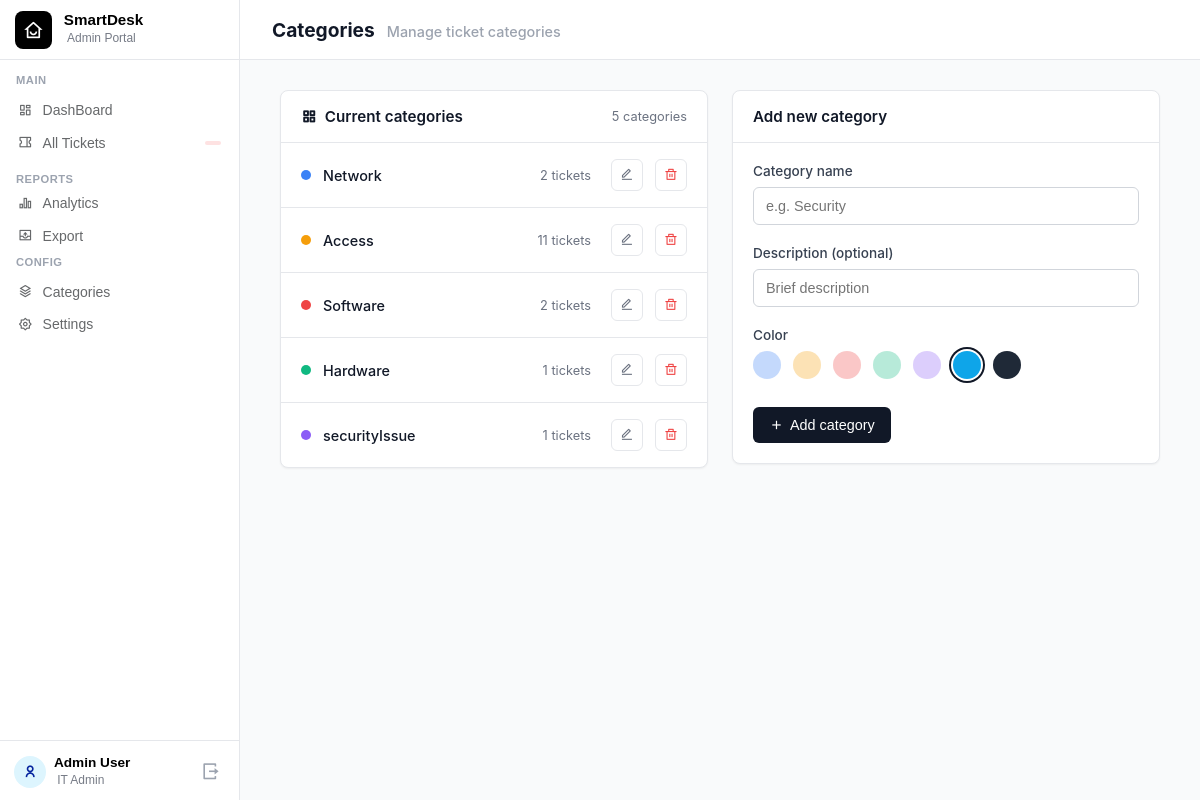
The app's page /admin-categories (signed in), older data.
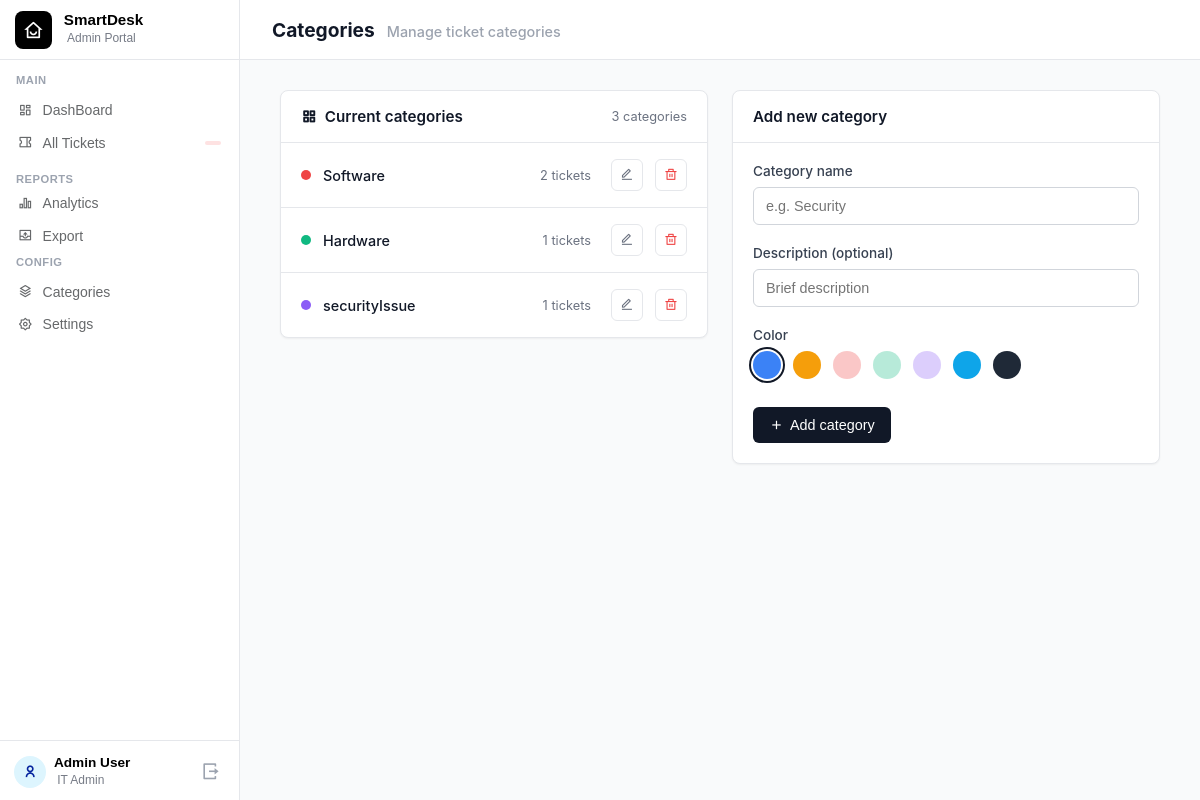
The same page, newer data.
### main.py (models this page shows)
class Category(db.Model):
    id = db.Column(db.Integer, primary_key=True)
    name = db.Column(db.String(50), nullable=False, unique=True)
    description = db.Column(db.String(200), nullable=True)
    color = db.Column(db.String(20), nullable=False, unique=True)

### main.py (the view)
@app.route('/admin-categories')
def admin_categories():
    if session.get('role') != 'admin':
        return redirect(url_for('admin_login'))
    db_categories = get_active_categories()
    category_data = []
    used_colors = []
    for cat in db_categories:
        ticket_count = Ticket.query.filter_by(category=cat.name).count()
        category_data.append({
            'id': cat.id,
            'name': cat.name,
            'desc': cat.description,
            'tickets': ticket_count,
            'color': cat.color
        })
        used_colors.append(cat.color)
    all_colors = ['#3b82f6', '#f59e0b', '#ef4444', '#10b981', '#8b5cf6', '#0ea5e9', '#1f2937']
    return render_template(
        'AdminCategories.html',
        categories=category_data,
        total_cats=len(category_data),
        used_colors=used_colors,
        all_colors=all_colors
    )

### main.py (called while the page is built)
def get_active_categories():
    deleted_names = [d.name for d in DeletedCategory.query.all()]
    return [cat for cat in Category.query.all() if cat.name not in deleted_names]

### templates/AdminCategories.html (shortened to what this page needs)
{% extends "AdminSideMacron.html" %}
{% block extra_css %}
<link rel="stylesheet" href="{{ url_for('static', filename='css/AdminCategories.css') }}">
{% endblock %}
{% block content %}
<div class="dashboard-wrapper">
    <div class="dash-header">
        <div class="dash-title">
            <h2>Categories</h2>
            <span class="subtitle">Manage ticket categories</span>
        </div>
    </div>
    <div class="main-content-container">
        <div class="categories-layout">
            <div class="panel">
                <div class="panel-header">
                    <div class="panel-title">
                        <i class="ri-function-line"></i> Current categories
                    </div>
                    <div class="panel-meta">{{ total_cats }} categories</div>
                </div>
                <div class="category-list">
                    {% for cat in categories %}
                    <div class="category-item">
                        <div class="cat-info">
                            <span class="color-dot" style="background-color: {{ cat.color }};"></span>
                            <span class="cat-name">{{ cat.name }}</span>
                        </div>
                        <div class="cat-actions">
                            <span class="ticket-count">{{ cat.tickets }} tickets</span>
                            <button class="action-btn edit-btn" title="Edit"
                                onclick="openEditMode({{ cat.id }}, '{{ cat.name }}', '{{ cat.desc or '' }}', '{{ cat.color }}')">
                                <i class="ri-edit-line"></i>
                            </button>
                            <button class="action-btn delete-btn" title="Delete"
                                onclick="deleteCategory({{ cat.id }}, {{ cat.tickets }}, '{{ cat.name }}')">
                                <i class="ri-delete-bin-line"></i>
                            </button>
                        </div>
                    </div>
                    {% endfor %}
                </div>
            </div>
            <div class="panel">
                <div class="panel-header border-bottom">
                    <div class="panel-title" id="formTitle">Add new category</div>
                </div>
                <div class="panel-body">
                    <form id="addCategoryForm" class="category-form">
                        <div class="form-group">
                            <label for="catName">Category name</label>
                            <input type="text" id="catName" name="category_name" placeholder="e.g. Security" required>
                        </div>
                        <div class="form-group">
                            <label for="catDesc">Description (optional)</label>
                            <input type="text" id="catDesc" name="description" placeholder="Brief description">
                        </div>
                        <div class="form-group">
                            <label>Color</label>
                            <div class="color-picker" id="colorPicker">
                                {% for color in all_colors %}
                                    {% set is_used = color in used_colors %}
                                    <label class="color-swatch {% if is_used %}disabled backend-disabled{% endif %}"
                                           style="background-color: {{ color }};"
                                           data-color="{{ color }}"
                                           {% if is_used %}title="Color already in use"{% endif %}>
                                    </label>
                                {% endfor %}
                            </div>
                        </div>
                        <div class="form-actions">
                            <button type="button" class="btn-submit" id="submitBtn" onclick="submitCategory()">
                            </button>
                        </div>
                    </form>
                </div>
            </div>
        </div>
    </div>
</div>
{% endblock %}

Row changes from the older to the newer data that the page shows:
removed Category: name "Network", tickets "2"
removed Category: name "Access", tickets "11"
Text that changed along with them:
{{ total_cats }}: "5" → "3"
